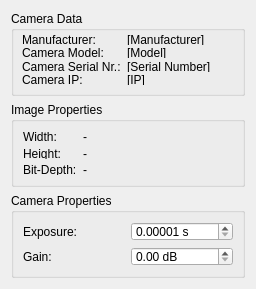
<?xml version="1.0" encoding="UTF-8"?>
<ui version="4.0">
 <class>DockWidgetVistek</class>
 <widget class="QWidget" name="DockWidgetVistek">
  <property name="geometry">
   <rect>
    <x>0</x>
    <y>0</y>
    <width>256</width>
    <height>289</height>
   </rect>
  </property>
  <property name="minimumSize">
   <size>
    <width>0</width>
    <height>284</height>
   </size>
  </property>
  <property name="windowTitle">
   <string>Form</string>
  </property>
  <layout class="QVBoxLayout" name="verticalLayout">
   <item>
    <widget class="QGroupBox" name="groupBox_3">
     <property name="sizePolicy">
      <sizepolicy hsizetype="Preferred" vsizetype="Minimum">
       <horstretch>0</horstretch>
       <verstretch>0</verstretch>
      </sizepolicy>
     </property>
     <property name="minimumSize">
      <size>
       <width>0</width>
       <height>0</height>
      </size>
     </property>
     <property name="maximumSize">
      <size>
       <width>16777215</width>
       <height>16777215</height>
      </size>
     </property>
     <property name="title">
      <string>Camera Data</string>
     </property>
     <layout class="QGridLayout" name="gridLayout_4">
      <property name="leftMargin">
       <number>8</number>
      </property>
      <property name="topMargin">
       <number>3</number>
      </property>
      <property name="rightMargin">
       <number>8</number>
      </property>
      <property name="bottomMargin">
       <number>8</number>
      </property>
      <property name="verticalSpacing">
       <number>3</number>
      </property>
      <item row="0" column="0">
       <widget class="QLabel" name="label_6">
        <property name="sizePolicy">
         <sizepolicy hsizetype="Maximum" vsizetype="Preferred">
          <horstretch>0</horstretch>
          <verstretch>0</verstretch>
         </sizepolicy>
        </property>
        <property name="text">
         <string>Manufacturer:</string>
        </property>
       </widget>
      </item>
      <item row="0" column="1">
       <widget class="QLabel" name="ManufacturerLabel">
        <property name="text">
         <string>[Manufacturer]</string>
        </property>
       </widget>
      </item>
      <item row="1" column="0">
       <widget class="QLabel" name="label_7">
        <property name="sizePolicy">
         <sizepolicy hsizetype="Maximum" vsizetype="Preferred">
          <horstretch>0</horstretch>
          <verstretch>0</verstretch>
         </sizepolicy>
        </property>
        <property name="text">
         <string>Camera Model:</string>
        </property>
       </widget>
      </item>
      <item row="1" column="1">
       <widget class="QLabel" name="ModelLabel">
        <property name="text">
         <string>[Model]</string>
        </property>
       </widget>
      </item>
      <item row="2" column="0">
       <widget class="QLabel" name="label_8">
        <property name="sizePolicy">
         <sizepolicy hsizetype="Maximum" vsizetype="Preferred">
          <horstretch>0</horstretch>
          <verstretch>0</verstretch>
         </sizepolicy>
        </property>
        <property name="text">
         <string>Camera Serial Nr.:</string>
        </property>
       </widget>
      </item>
      <item row="2" column="1">
       <widget class="QLabel" name="SerialLabel">
        <property name="text">
         <string>[Serial Number]</string>
        </property>
       </widget>
      </item>
      <item row="3" column="0">
       <widget class="QLabel" name="label_10">
        <property name="sizePolicy">
         <sizepolicy hsizetype="Maximum" vsizetype="Preferred">
          <horstretch>0</horstretch>
          <verstretch>0</verstretch>
         </sizepolicy>
        </property>
        <property name="text">
         <string>Camera IP:</string>
        </property>
       </widget>
      </item>
      <item row="3" column="1">
       <widget class="QLabel" name="IPLabel">
        <property name="text">
         <string>[IP]</string>
        </property>
       </widget>
      </item>
     </layout>
    </widget>
   </item>
   <item>
    <widget class="QGroupBox" name="groupBox_2">
     <property name="sizePolicy">
      <sizepolicy hsizetype="Preferred" vsizetype="Preferred">
       <horstretch>0</horstretch>
       <verstretch>0</verstretch>
      </sizepolicy>
     </property>
     <property name="maximumSize">
      <size>
       <width>16777215</width>
       <height>16777215</height>
      </size>
     </property>
     <property name="title">
      <string>Image Properties</string>
     </property>
     <layout class="QGridLayout" name="gridLayout">
      <item row="0" column="0">
       <widget class="QLabel" name="label_3">
        <property name="sizePolicy">
         <sizepolicy hsizetype="Maximum" vsizetype="Preferred">
          <horstretch>0</horstretch>
          <verstretch>0</verstretch>
         </sizepolicy>
        </property>
        <property name="maximumSize">
         <size>
          <width>16777215</width>
          <height>13</height>
         </size>
        </property>
        <property name="text">
         <string>Width:</string>
        </property>
       </widget>
      </item>
      <item row="0" column="1">
       <widget class="QLabel" name="lblWidth">
        <property name="text">
         <string>-</string>
        </property>
       </widget>
      </item>
      <item row="1" column="0">
       <widget class="QLabel" name="label_4">
        <property name="sizePolicy">
         <sizepolicy hsizetype="Maximum" vsizetype="Preferred">
          <horstretch>0</horstretch>
          <verstretch>0</verstretch>
         </sizepolicy>
        </property>
        <property name="maximumSize">
         <size>
          <width>16777215</width>
          <height>13</height>
         </size>
        </property>
        <property name="text">
         <string>Height:</string>
        </property>
       </widget>
      </item>
      <item row="1" column="1">
       <widget class="QLabel" name="lblHeight">
        <property name="text">
         <string>-</string>
        </property>
       </widget>
      </item>
      <item row="2" column="0">
       <widget class="QLabel" name="label_11">
        <property name="sizePolicy">
         <sizepolicy hsizetype="Maximum" vsizetype="Preferred">
          <horstretch>0</horstretch>
          <verstretch>0</verstretch>
         </sizepolicy>
        </property>
        <property name="maximumSize">
         <size>
          <width>16777215</width>
          <height>13</height>
         </size>
        </property>
        <property name="text">
         <string>Bit-Depth:</string>
        </property>
       </widget>
      </item>
      <item row="2" column="1">
       <widget class="QLabel" name="lblBitDepth">
        <property name="text">
         <string>-</string>
        </property>
       </widget>
      </item>
     </layout>
    </widget>
   </item>
   <item>
    <widget class="QGroupBox" name="groupBox_4">
     <property name="title">
      <string>Camera Properties</string>
     </property>
     <layout class="QGridLayout" name="gridLayout_2">
      <item row="0" column="0">
       <widget class="QLabel" name="label_5">
        <property name="text">
         <string>Exposure:</string>
        </property>
       </widget>
      </item>
      <item row="0" column="1">
       <widget class="QDoubleSpinBox" name="exposureSpinBox">
        <property name="suffix">
         <string> s</string>
        </property>
        <property name="decimals">
         <number>5</number>
        </property>
        <property name="minimum">
         <double>0.000010000000000</double>
        </property>
        <property name="maximum">
         <double>2.000000000000000</double>
        </property>
        <property name="singleStep">
         <double>0.050000000000000</double>
        </property>
       </widget>
      </item>
      <item row="1" column="0">
       <widget class="QLabel" name="label_9">
        <property name="text">
         <string>Gain:</string>
        </property>
       </widget>
      </item>
      <item row="1" column="1">
       <widget class="QDoubleSpinBox" name="gainSpinBox">
        <property name="suffix">
         <string> dB</string>
        </property>
       </widget>
      </item>
     </layout>
    </widget>
   </item>
   <item>
    <spacer name="verticalSpacer">
     <property name="orientation">
      <enum>Qt::Vertical</enum>
     </property>
     <property name="sizeHint" stdset="0">
      <size>
       <width>20</width>
       <height>40</height>
      </size>
     </property>
    </spacer>
   </item>
  </layout>
 </widget>
 <resources/>
 <connections/>
</ui>
